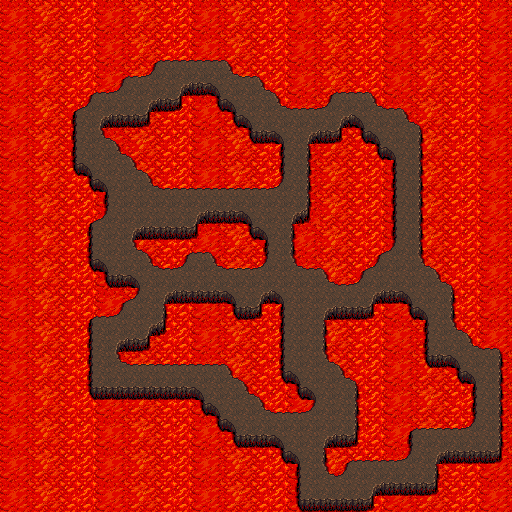

A 2D game scene composited from a Tiled map and its tileset images. What follows is a short description and the map's XML, with each tile layer's data collapsed to a summary:
An orthogonal 32x32 tile map with 16x16 px tiles, 3 tile layers (back, floor, walls) and 1 object (start).

<map version="1.2" tiledversion="1.2.4" orientation="orthogonal" renderorder="right-down" width="32" height="32" tilewidth="16" tileheight="16" infinite="0" nextlayerid="5" nextobjectid="2">
 <tileset firstgid="1" source="../tilesets/cave/cave.tsx" />
 <layer id="1" name="back" width="32" height="32">
  <data>[1024 cells, 1024 non-empty, 12 distinct tile ids]</data>
 </layer>
 <layer id="2" name="floor" width="32" height="32">
  <data>[1024 cells, 462 non-empty, 13 distinct tile ids]</data>
 </layer>
 <objectgroup id="4" name="entities">
  <object id="1" name="start" x="279.333" y="230.667">
   <point />
  </object>
 </objectgroup>
 <layer id="3" name="walls" width="32" height="32">
  <data>[1024 cells, 0 non-empty, 0 distinct tile ids]</data>
 </layer>
</map>
